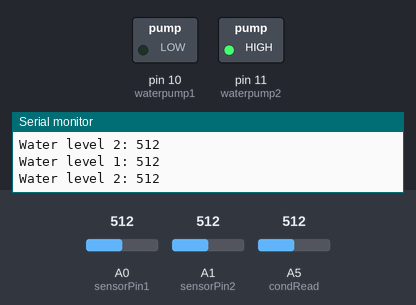
Bench run of a sketch on a simulated Arduino Uno, built with avr-gcc and run on an emulated ATmega328P. On the bench: switched loads named in the sketch (green lamp = pin HIGH), the last lines printed to the serial monitor. The inputs (shaded band) are chosen by the test bench; at power-on: A0 (sensorPin1) = 512, A1 (sensorPin2) = 512, A5 (condRead) = 512. Pins used as bus, display or sensor lines are not drawn.

Above: at 10.8 s.
10.9 s: A0 (sensorPin1) set to 415
21.2 s: A0 (sensorPin1) set to 385
At 30.9 s:
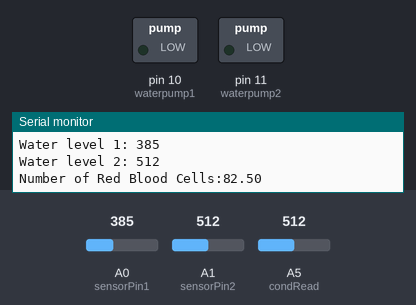
31.5 s: A1 (sensorPin2) set to 636
41.5 s: A1 (sensorPin2) set to 665
At 50.9 s:
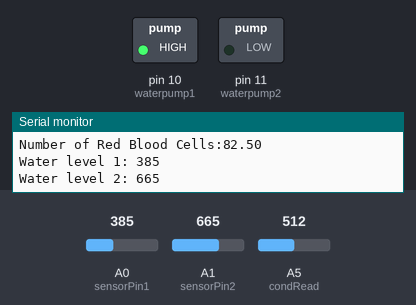
51.6 s: A0 (sensorPin1) set to 410
At 60.4 s:
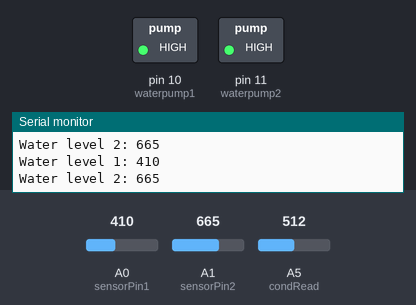
61.6 s: A0 (sensorPin1) set to 390
At 71.2 s:
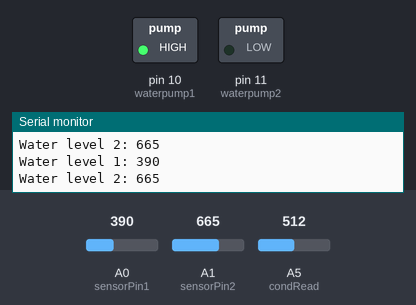
Timing chart, 0 to 72.6 s (numbered marks = the images above; inputs shaded):
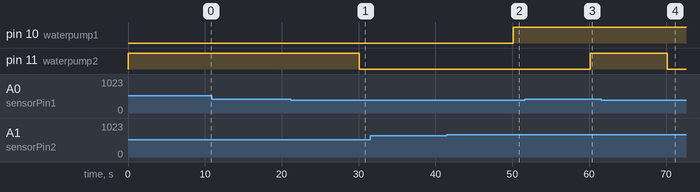

Measured:
- the behaviour switches between 401 and 400 on A0 (sensorPin1) (found by bisection; images 0 and 1)
- the behaviour switches between 650 and 651 on A1 (sensorPin2) (found by bisection; images 1 and 2)
- after the input at 21.2 s, pin 11 (waterpump2): HIGH → LOW after 8.9 s
- after the input at 41.5 s, pin 10 (waterpump1): LOW → HIGH after 8.6 s
- after the input at 51.6 s, pin 11 (waterpump2): LOW → HIGH after 8.6 s
- after the input at 61.6 s, pin 11 (waterpump2): HIGH → LOW after 8.6 s

The sketch:

Water_Sensor_Code.ino
```cpp
// Sensor pins
#define sensorPower1 7
#define sensorPower2 9
#define sensorPin1 A0
#define sensorPin2 A1
#define condRead A5

// LED pins

#define waterpump1 10 // Change the pin number according to your setup
#define waterpump2 11  // Change the pin number according to your setup

const int threshold1 = 400;
const int threshold2 = 650;

// Values for storing water levels
int val1 = 0;
int val2 = 0;

void setup() {
    // Set sensor power pins as OUTPUT
    pinMode(sensorPower1, OUTPUT);
    pinMode(sensorPower2, OUTPUT);

     // Set LED pins as OUTPUT
    pinMode(waterpump1, OUTPUT);
    pinMode(waterpump2, OUTPUT);


    // Set sensor power pins to LOW initially
    digitalWrite(sensorPower1, LOW);
    digitalWrite(sensorPower2, LOW);
    digitalWrite(waterpump1, LOW);
    digitalWrite(waterpump2, LOW);

    Serial.begin(9600);
}

void loop() {
    // Read water levels from both sensors
    int level1 = readSensor(sensorPower1, sensorPin1);
    int level2 = readSensor(sensorPower2, sensorPin2);
    int Voltvalue;
    float solution_resistance;
    // Check if water level is below threshold for sensor 1
    if (level2 > threshold2) {
        digitalWrite(waterpump1, HIGH); // Activate LED for sensor 1
    } else {
        digitalWrite(waterpump1, LOW); // Deactivate LED for sensor 1
    }

    // Check if water level is below threshold for sensor 2
    if (level1 > threshold1) {
        digitalWrite(waterpump2, HIGH); // Activate LED for sensor 2
    } else {
        digitalWrite(waterpump2, LOW); // Deactivate LED for sensor 2
    }

    Serial.print("Water level 1: ");
    Serial.println(level1);
    Serial.print("Water level 2: ");
    Serial.println(level2);
    if (level1< threshold1){
      if (level2< threshold2){
        Voltvalue = readCond(condRead);
        solution_resistance= ((1024 - Voltvalue)*(3300.0))/(Voltvalue);
        Serial.print("Number of Red Blood Cells:");
        Serial.println(((1/40.0) * solution_resistance));
      }
    }


    delay(10000);
}

// Function to read sensor
int readSensor(int powerPin, int sensorPin) {
    digitalWrite(powerPin, HIGH);   // Turn the sensor ON
    delay(10);                       // Wait 10 milliseconds
    int val = analogRead(sensorPin); // Read the analog value from sensor
    digitalWrite(powerPin, LOW);     // Turn the sensor OFF
    return val;                      // Return current reading
}


int readCond(int sensorPin){

  int val;
  digitalWrite(condRead, HIGH);
  delay(10);
  val = analogRead(sensorPin);
  digitalWrite(condRead,LOW);
  return val;


}
```
